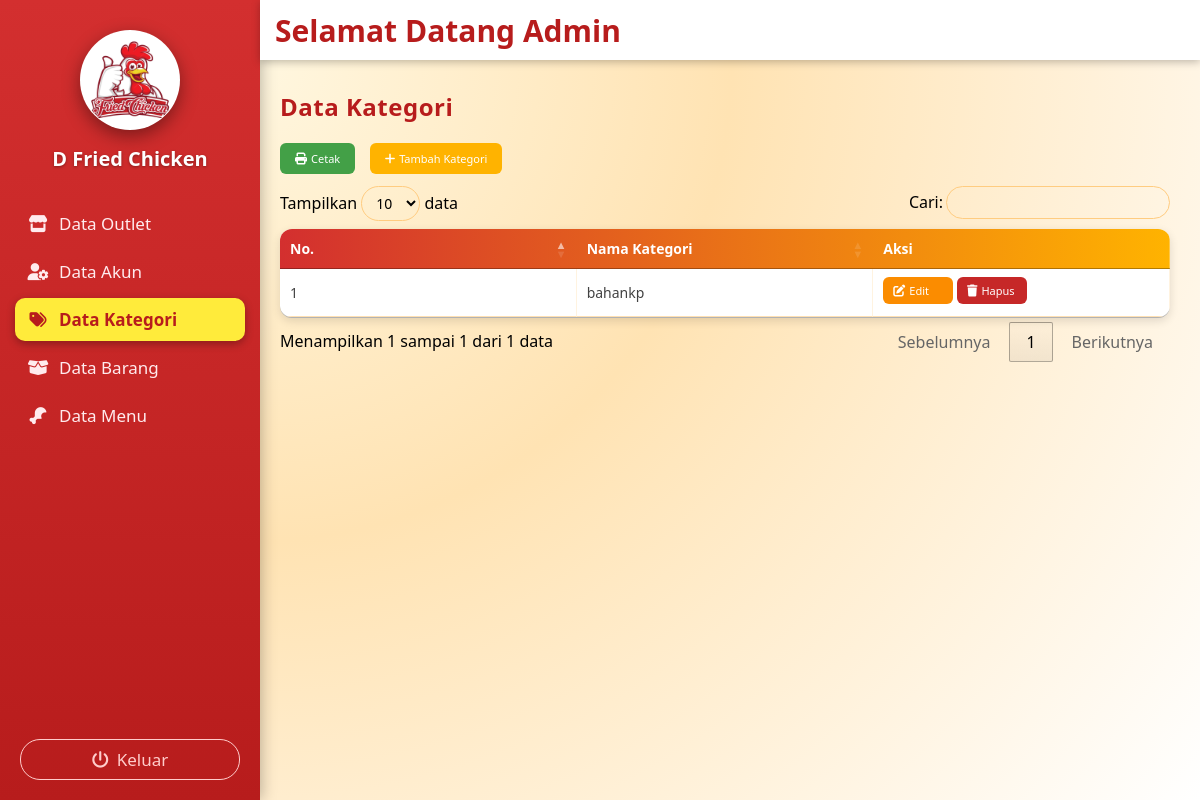
Before: /admin/kategori/kategori.php (signed in) with the older database file.
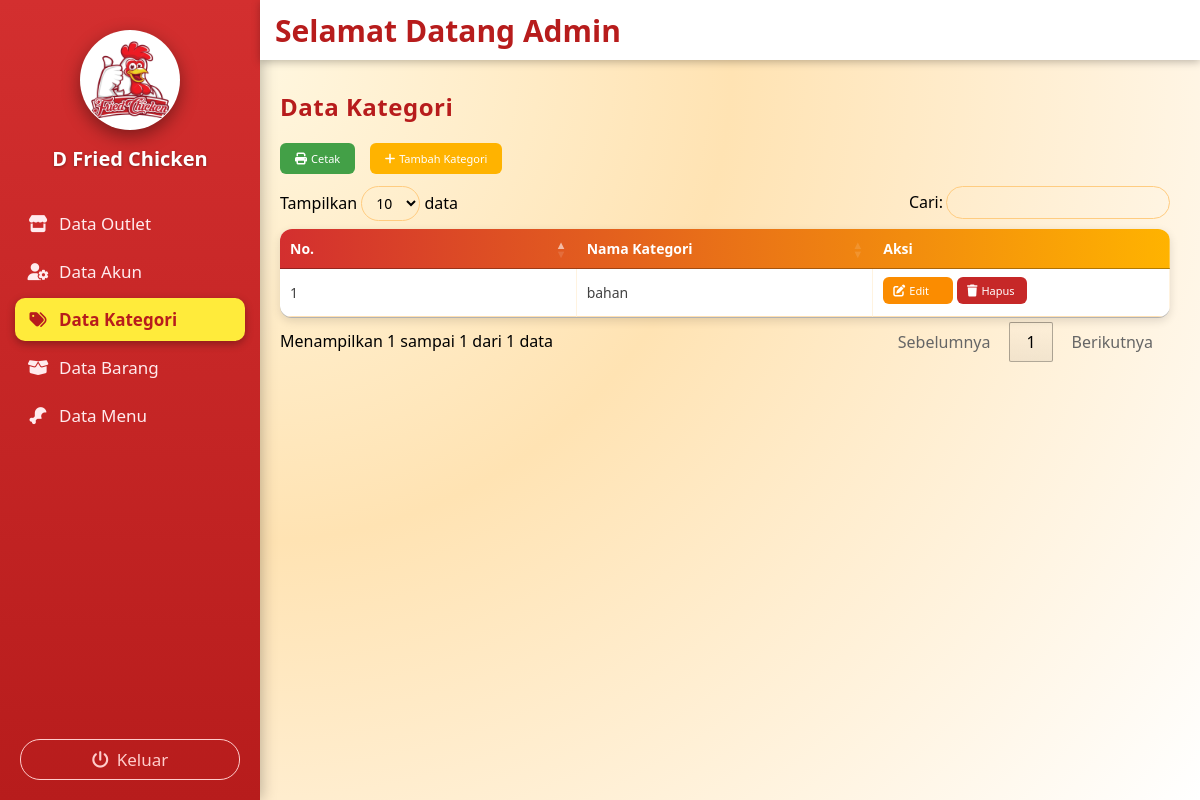
After: the same page with the newer database file.
### tables this page shows
CREATE TABLE `kategori` (
  `id_kategori` int NOT NULL,
  `nama_kategori` varchar(15) NOT NULL
);

### admin/kategori/kategori.php (the view, shortened to what this page needs)
<?php
include '../../koneksi/sidebaradmin.php';
include '../../koneksi/koneksi.php';
?>
<link rel="stylesheet" href="https://cdn.datatables.net/1.13.6/css/jquery.dataTables.min.css">
<link rel="stylesheet" href="https://cdnjs.cloudflare.com/ajax/libs/font-awesome/6.5.0/css/all.min.css">
<div class="konten-utama">
  <h2>Data Kategori</h2>
  <button class="tombol tombol-cetak"><i class="fa-solid fa-print"></i> Cetak</button>
  <button class="tombol tombol-tambah" onclick="tambahKategori()"><i class="fa-solid fa-plus"></i> Tambah Kategori</button>
  <table id="tabel-kategori" class="tabel-kategori">
    <thead>
      <tr>
        <th>No.</th>
        <th>Nama Kategori</th>
        <th>Aksi</th>
      </tr>
    </thead>
    <tbody>
      <?php
      $no = 1;
      $query = mysqli_query($conn, "SELECT * FROM kategori ORDER BY id_kategori ASC");
      while ($row = mysqli_fetch_assoc($query)) {
      ?>
      <tr>
        <td data-label="No"><?= $no++; ?></td>
        <td data-label="Nama Kategori"><?= htmlspecialchars($row['nama_kategori']); ?></td>
        <td data-label="Aksi">
          <button class="tombol tombol-edit" onclick="editKategori(<?= $row['id_kategori']; ?>)">
            <i class="fa-solid fa-pen-to-square"></i> Edit
          </button>
          <button class="tombol tombol-hapus" onclick="hapusKategori(<?= $row['id_kategori']; ?>)">
            <i class="fa-solid fa-trash"></i> Hapus
          </button>
        </td>
      </tr>
      <?php } ?>
    </tbody>
  </table>
</div>

Changed rows visible on the page:
removed kategori: nama_kategori "bahankp"
added kategori: nama_kategori "bahan"
